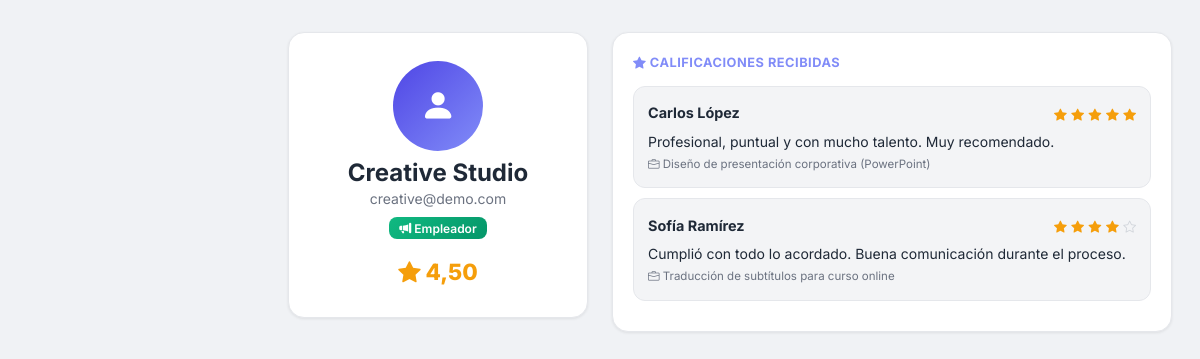
The page /user/22/ on the database its author committed.
### accounts/models.py (models this page shows)
class User(AbstractUser):
    class Rol(models.TextChoices):
        ESTUDIANTE = 'estudiante', 'Estudiante'
        EMPLEADOR = 'empleador', 'Necesito un trabajo hecho'
    rol = models.CharField(max_length=20, choices=Rol.choices, default=Rol.EMPLEADOR)
    foto = models.ImageField(upload_to='perfiles/', blank=True, null=True)
    cedula = models.CharField(max_length=20, blank=True, verbose_name='Documento de identidad')
    telefono = models.CharField(max_length=20, blank=True)
    direccion = models.CharField(max_length=255, blank=True, verbose_name='Ubicación / Dirección')
    fecha_nacimiento = models.DateField(null=True, blank=True)
    habilidades = models.TextField(blank=True, help_text='Separa las habilidades con comas')
    calificacion_promedio = models.DecimalField(max_digits=3, decimal_places=2, default=0)
    universidad = models.CharField(max_length=200, blank=True)
    carrera = models.CharField(max_length=200, blank=True)
    semestre = models.PositiveSmallIntegerField(null=True, blank=True)
    foto_carnet = models.ImageField(upload_to='carnets/', blank=True, null=True, verbose_name='Foto del carnet estudiantil')
    pregunta_seguridad = models.CharField(max_length=255, blank=True)
    respuesta_seguridad = models.CharField(max_length=255, blank=True)
    class Meta:
        verbose_name = 'Usuario'
        verbose_name_plural = 'Usuarios'
    @property
    def es_estudiante(self):
        return self.rol == self.Rol.ESTUDIANTE
    def __str__(self):
        return self.get_full_name() or self.username

### reviews/models.py (models this page shows, shortened)
class Review(models.Model):
    autor = models.ForeignKey(settings.AUTH_USER_MODEL, on_delete=models.CASCADE, related_name='reviews_hechas')
    receptor = models.ForeignKey(settings.AUTH_USER_MODEL, on_delete=models.CASCADE, related_name='reviews_recibidas')
    trabajo = models.ForeignKey(Job, on_delete=models.CASCADE, related_name='reviews')
    puntuacion = models.PositiveSmallIntegerField(validators=[MinValueValidator(1), MaxValueValidator(5)])
    comentario = models.TextField(blank=True)
    created_at = models.DateTimeField(auto_now_add=True)
    class Meta:
        verbose_name = 'Calificación'
        verbose_name_plural = 'Calificaciones'
        unique_together = ['autor', 'receptor', 'trabajo']

### jobs/models.py (models this page shows, shortened)
class Job(models.Model):
    class Estado(models.TextChoices):
        DISPONIBLE = 'disponible', 'Disponible'
        EN_PROCESO = 'en_proceso', 'En proceso'
        FINALIZADO = 'finalizado', 'Finalizado'
    class Categoria(models.TextChoices):
        ACADEMICO = 'academico', 'Académico'
        TECNOLOGIA = 'tecnologia', 'Tecnología'
        DISENO = 'diseno', 'Diseño'
        REDACCION = 'redaccion', 'Redacción'
        TRADUCCION = 'traduccion', 'Traducción'
        OTRO = 'otro', 'Otro'
    class Modalidad(models.TextChoices):
        PRESENCIAL = 'presencial', 'Presencial'
        REMOTO = 'remoto', 'Remoto'
        HIBRIDO = 'hibrido', 'Híbrido'
    titulo = models.CharField(max_length=200)
    descripcion = models.TextField()
    requisitos = models.TextField(blank=True, verbose_name='Requisitos')
    habilidades_requeridas = models.CharField(max_length=300, blank=True, verbose_name='Habilidades requeridas')
    pago = models.DecimalField(max_digits=10, decimal_places=2)
    estado = models.CharField(max_length=20, choices=Estado.choices, default=Estado.DISPONIBLE)
    categoria = models.CharField(max_length=20, choices=Categoria.choices, default=Categoria.OTRO)
    modalidad = models.CharField(max_length=20, choices=Modalidad.choices, default=Modalidad.REMOTO)
    ubicacion = models.CharField(max_length=200, blank=True, verbose_name='Ubicación')
    duracion_estimada = models.CharField(max_length=100, blank=True, verbose_name='Duración estimada')
    urgente = models.BooleanField(default=False)
    imagen = models.ImageField(upload_to='trabajos/', blank=True, null=True)
    creador = models.ForeignKey(settings.AUTH_USER_MODEL, on_delete=models.CASCADE, related_name='trabajos_creados')
    asignado = models.ForeignKey(settings.AUTH_USER_MODEL, on_delete=models.SET_NULL, null=True, blank=True, related_name='trabajos_asignados')
    fecha_limite = models.DateField()
    created_at = models.DateTimeField(auto_now_add=True)
    updated_at = models.DateTimeField(auto_now=True)
    class Meta:
        verbose_name = 'Trabajo'
        verbose_name_plural = 'Trabajos'
        ordering = ['-created_at']

### accounts/views.py (the view)
# urls.py: path('user/<int:pk>/', views.user_detail, name='user_detail'),
def user_detail(request, pk):
    user = get_object_or_404(User, pk=pk)
    return render(request, 'accounts/user_detail.html', {'profile_user': user})

### notifications/context_processors.py (called while the page is built)
def notif_count(request):
    if request.user.is_authenticated:
        return {'notif_count': Notification.objects.filter(usuario=request.user, leida=False).count()}
    return {'notif_count': 0}

### templates/accounts/user_detail.html (shortened to what this page needs)
{% extends 'base.html' %}
{% load form_tags %}
{% block content %}
<div class="user-layout">
<aside class="user-left">
<div class="card mb-3">
    <div class="card-body text-center" style="padding: 28px 16px;">
        {% if profile_user.foto %}
        <img src="{{ profile_user.foto.url }}" alt="Foto" style="width: 90px; height: 90px; border-radius: 50%; object-fit: cover; border: 3px solid var(--primary);">
        {% else %}
        <div style="width:90px;height:90px;border-radius:50%;background:linear-gradient(135deg,#4F46E5,#818CF8);display:flex;align-items:center;justify-content:center;margin:0 auto;color:#fff;font-size:2.2rem;">
            <i class="bi bi-person-fill"></i>
        </div>
        {% endif %}
        <h4 class="mt-2 mb-0" style="font-weight:700; color:var(--text);">{{ profile_user.get_full_name|default:profile_user.username }}</h4>
        <p class="small mb-1" style="color:var(--text-secondary);">{{ profile_user.email }}</p>
        <span class="badge mt-1" style="background: {% if profile_user.es_estudiante %}linear-gradient(135deg,#F59E0B,#F97316){% else %}linear-gradient(135deg,#10B981,#059669){% endif %}; color:#fff;">
            {% if profile_user.es_estudiante %}<i class="bi bi-mortarboard-fill"></i> Estudiante{% else %}<i class="bi bi-megaphone-fill"></i> Empleador{% endif %}
        </span>
        <div class="mt-3">
            <span style="font-size:1.4rem; font-weight:800; color:var(--star-active);">
                <i class="bi bi-star-fill"></i> {{ profile_user.calificacion_promedio }}
            </span>
        </div>
    </div>
</div>
</aside>
<main>
<div class="card">
    <div class="card-body">
        <div style="font-weight:700; font-size:0.8rem; text-transform:uppercase; letter-spacing:0.5px; color:var(--primary-light); margin-bottom:14px;">
            <i class="bi bi-star-fill"></i> Calificaciones recibidas
        </div>
        {% for review in profile_user.reviews_recibidas.all %}
        <div style="background:var(--surface-alt); border:1px solid var(--border); border-radius:12px; padding:14px; margin-bottom:10px;">
            <div style="display:flex; justify-content:space-between; align-items:center; margin-bottom:6px;">
                <strong style="font-size:0.9rem; color:var(--text);">{{ review.autor }}</strong>
                <span>
                    {% for i in "12345" %}
                        {% if forloop.counter <= review.puntuacion %}<i class="bi bi-star-fill" style="color:var(--star-active);font-size:0.8rem;"></i>{% else %}<i class="bi bi-star" style="color:var(--star-inactive);font-size:0.8rem;"></i>{% endif %}
                    {% endfor %}
                </span>
            </div>
            {% if review.comentario %}<p class="mb-1 small" style="color:var(--text); line-height:1.5;">{{ review.comentario }}</p>{% endif %}
            <div style="font-size:0.72rem; color:var(--text-secondary);"><i class="bi bi-briefcase"></i> {{ review.trabajo.titulo }}</div>
        </div>
        {% empty %}
        <div class="text-center" style="padding:40px 0;">
            <i class="bi bi-star" style="font-size:2.5rem; color:var(--text-secondary); opacity:0.4;"></i>
            <p class="small mt-2 mb-0" style="color:var(--text-secondary);">Sin calificaciones aún</p>
        </div>
        {% endfor %}
    </div>
</div>
</main>
</div>
{% endblock %}

### templates/base.html (style rules this page uses)
:root { --primary: #4F46E5; --primary-light: #818CF8; --primary-dark: #3730A3; --accent: #F59E0B; --success: #10B981; --bg: #F0F2F5; --bg-secondary: #E5E7EB; --card-bg: #ffffff; --card-border: #E5E7EB; --card-shadow: 0 1px 3px rgba(0,0,0,0.08); --text: #1F2937; --text-secondary: #6B7280; --surface: #F9FAFB; --surface-alt: #F3F4F6; --border: #E5E7EB; --border-light: #F3F4F6; --nav-bg: rgba(255,255,255,0.95); --nav-border: #E5E7EB; --nav-text: #6B7280; --nav-text-hover: #1F2937; --input-bg: #ffffff; --input-border: #D1D5DB; --input-placeholder: #9CA3AF; --select-option-bg: #ffffff; --badge-indigo-bg: #EDE9FE; --badge-indigo-text: #4F46E5; --badge-blue-bg: #DBEAFE; --badge-blue-text: #1E40AF; --badge-amber-bg: #FEF3C7; --badge-amber-text: #92400E; --badge-red-bg: #FEE2E2; --badge-red-text: #DC2626; --badge-green-bg: #ECFDF5; --badge-green-text: #065F46; --badge-gray-bg: #E5E7EB; --badge-gray-text: #374151; --icon-indigo-bg: #EDE9FE; --icon-blue-bg: #DBEAFE; --icon-amber-bg: #FEF3C7; --icon-green-bg: #D1FAE5; --icon-red-bg: #FEE2E2; --icon-purple-bg: #EDE9FE; --icon-purple-text: #6D28D9; --money: #10B981; --star-active: #F59E0B; --star-inactive: #D1D5DB; --toast-bg: rgba(255,255,255,0.95); --toast-text: #1F2937; --scrollbar-thumb: rgba(0,0,0,0.12); --scrollbar-hover: rgba(0,0,0,0.2); --close-filter: none; --nav-height: 64px; --safe-bottom: env(safe-area-inset-bottom, 0px); --sidebar-width: 260px; }
* { box-sizing: border-box; }
body { font-family: 'Inter', -apple-system, BlinkMacSystemFont, sans-serif; background: var(--bg); color: var(--text); min-height: 100vh; margin: 0; padding-bottom: calc(var(--nav-height) + var(--safe-bottom) + 12px); -webkit-font-smoothing: antialiased; }
.card { border: 1px solid var(--card-border); background: var(--card-bg); border-radius: 16px; box-shadow: var(--card-shadow); overflow: hidden; }
.card-body { padding: 16px; }
.badge { border-radius: 8px; font-weight: 600; padding: 5px 10px; }
@media (min-width: 992px) { body { padding-bottom: 0; } }
@media (min-width: 992px) { .card-body { padding: 20px; } }

### templates/accounts/user_detail.html (style rules this page uses)
@media (min-width: 992px) { .user-layout { display: grid; grid-template-columns: 300px 1fr; gap: 24px; align-items: start; } }
@media (min-width: 992px) { .user-left { position: sticky; top: 80px; } }

### rows shown on the page
User: get_full_name "Creative Studio", email "creative@demo.com", calificacion_promedio "4,50"
Review: autor "Carlos López", puntuacion 5 (drawn), comentario "Profesional, puntual y con mucho talento. Muy recomendado.", trabajo.titulo "Diseño de presentación corporativa (PowerPoint)"
Review: autor "Sofía Ramírez", puntuacion 4 (drawn), comentario "Cumplió con todo lo acordado. Buena comunicación durante el proceso.", trabajo.titulo "Traducción de subtítulos para curso online"
